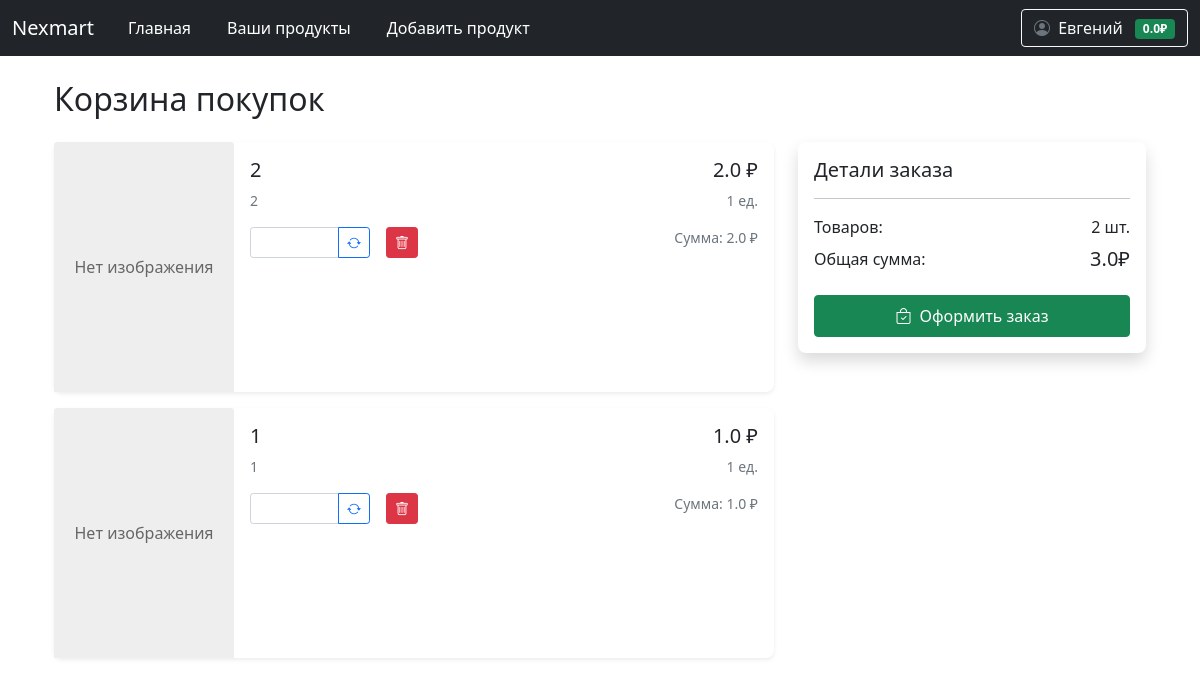
The app's page /user/cart (signed in), older data.
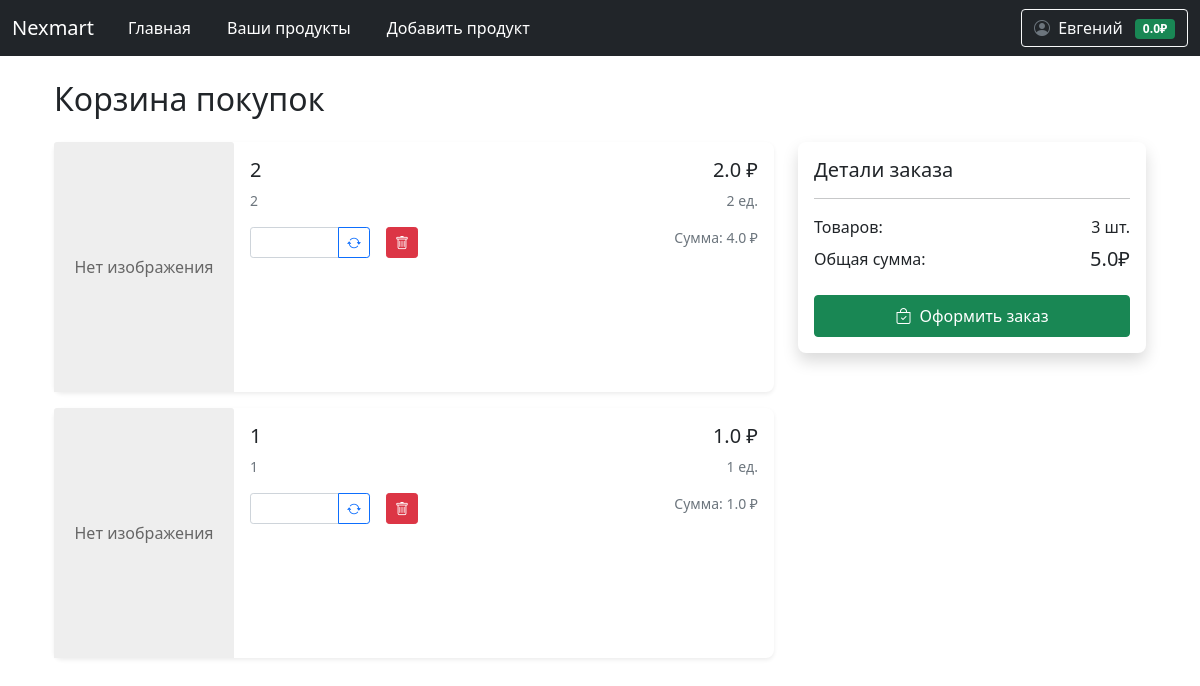
The same page, newer data.
### data/user.py (models this page shows, shortened)
class User(SqlAlchemyBase, UserMixin):
    __tablename__ = 'users'
    id = Column(Integer, primary_key=True, autoincrement=True)
    email = Column(String, unique=True, nullable=False)
    hashed_password = Column(String, nullable=False)
    surname = Column(String, nullable=False)
    name = Column(String, nullable=False)
    modified_date = Column(DateTime)
    balance = Column(Float, default=0.0, nullable=False)
    products = relationship("Product", back_populates="user")

### data/order.py (models this page shows)
class OrderItem(SqlAlchemyBase):
    __tablename__ = 'order_items'
    id = sqlalchemy.Column(sqlalchemy.Integer, primary_key=True, autoincrement=True)
    user_id = sqlalchemy.Column(sqlalchemy.Integer, sqlalchemy.ForeignKey("users.id"))
    product_id = sqlalchemy.Column(sqlalchemy.Integer, sqlalchemy.ForeignKey("products.id"))
    amount = sqlalchemy.Column(sqlalchemy.Integer, default=1)
    is_in_order = sqlalchemy.Column(sqlalchemy.Boolean, default=False)
    order_id = sqlalchemy.Column(sqlalchemy.Integer, sqlalchemy.ForeignKey("orders.id"), nullable=True)
    user = orm.relationship('User')
    product = orm.relationship('Product')
    order = orm.relationship('Order', back_populates='items')

### data/product.py (models this page shows)
class Product(SqlAlchemyBase):
    __tablename__ = 'products'
    id = sqlalchemy.Column(sqlalchemy.Integer, primary_key=True, autoincrement=True)
    name = sqlalchemy.Column(sqlalchemy.String, nullable=False)
    price = sqlalchemy.Column(sqlalchemy.Float, nullable=False)
    description = sqlalchemy.Column(sqlalchemy.Text)
    created_date = sqlalchemy.Column(sqlalchemy.DateTime, default=datetime.datetime.now)
    open = sqlalchemy.Column(sqlalchemy.Boolean)  # открыт ли продукт для общего доступа
    amount_available = sqlalchemy.Column(sqlalchemy.Integer)  # сколько есть продукта для продажи
    amount_sell = sqlalchemy.Column(sqlalchemy.Integer)  # сколько продано для статистики
    image = sqlalchemy.Column(sqlalchemy.String)
    user_id = sqlalchemy.Column(sqlalchemy.Integer, sqlalchemy.ForeignKey('users.id'))
    user = sqlalchemy.orm.relationship('User', back_populates='products')

### main.py (the view)
@app.route('/user/cart')
@login_required
def cart():
    db_sess = db_session.create_session()
    order_item = db_sess.query(OrderItem).filter(current_user.id == OrderItem.user_id).all()
    product_amount_sum = sum([i.amount for i in order_item])
    product_price_sum = sum([i.amount * i.product.price for i in order_item])
    return render_template('cart.html', products=order_item,
                           product_amount_sum=product_amount_sum, product_price_sum=product_price_sum)

### data/db_session.py (called while the page is built)
def create_session() -> Session:
    global __factory
    return __factory()

### main.py (called while the page is built)
@login_manager.user_loader
def load_user(user_id):
    db_sess = db_session.create_session()
    return db_sess.query(User).get(user_id)

### templates/cart.html (shortened to what this page needs)
{% extends "base.html" %}
{% block content %}
<div class="container">
    <h2 class="mb-4">Корзина покупок</h2>
    {% if products %}
    <div class="row mb-4">
        <div class="col-lg-8">
            {% for item in products %}
            <div class="card mb-3">
                <div class="row g-0">
                    <div class="col-md-3">
                        {% if item.product.image %}
                        <img src="{{ url_for('static', filename='upload/' + item.product.image) }}"
                             class="card-img-top product-image"
                             alt="{{ item.product.name }}">
                        {% else %}
                        <div class="card-img-top no-image">Нет изображения</div>
                        {% endif %}
                    </div>
                    <div class="col-md-6">
                        <div class="card-body">
                            <h5 class="card-title">{{ item.product.name }}</h5>
                            <p class="card-text text-muted small">{{ item.product.description|truncate(100) }}</p>
                            <div class="d-flex align-items-center">
                                <form method="POST" action="/user/cart/update/{{ item.product.id }}"
                                      class="me-3">
                                    <div class="input-group input-group-sm" style="width: 120px;">
                                        <input type="number"
                                               name="amount"
                                               class="form-control"
                                               value="{{ item.product.amount }}"
                                               min="1"
                                               max="{{ item.product.amount_available }}">
                                        <button type="submit" class="btn btn-outline-primary">
                                            <i class="bi bi-arrow-repeat"></i>
                                        </button>
                                    </div>
                                </form>
                                <form method="POST"
                                      action="">
                                    <a href="/user/cart/delete/{{item.id}}" class="btn btn-danger btn-sm">
                                        <i class="bi bi-trash"></i>
                                    </a>
                                </form>
                            </div>
                        </div>
                    </div>
                    <div class="col-md-3">
                        <div class="card-body text-end">
                            <p class="card-text h5">{{ item.product.price }} ₽</p>
                            <p class="text-muted small">{{item.amount}} ед.</p>
                            <p class="text-muted small">Сумма: {{ item.product.price * item.amount}} ₽</p>
                        </div>
                    </div>
                </div>
            </div>
            {% endfor %}
        </div>
        <div class="col-lg-4">
            <div class="card shadow">
                <div class="card-body">
                    <h5 class="card-title mb-3">Детали заказа</h5>
                    <hr>
                    <div class="d-flex justify-content-between mb-2">
                        <span>Товаров:</span>
                        <span>{{ product_amount_sum }} шт.</span>
                    </div>
                    <div class="d-flex justify-content-between mb-3">
                        <span>Общая сумма:</span>
                        <span class="h5">{{ product_price_sum }}₽</span>
                    </div>
                    <a href="/user/checkout" class="btn btn-success w-100 py-2">
                        <i class="bi bi-bag-check me-2"></i>Оформить заказ
                    </a>
                </div>
            </div>
        </div>
    </div>
    {% endif %}
</div>
{% endblock %}

### templates/base.html (shortened to what this page needs)
<!doctype html>
<html lang="ru">
<head>
                    <link href="https://cdn.jsdelivr.net/npm/bootstrap@5.0.2/dist/css/bootstrap.min.css" rel="stylesheet">
                    <link rel="stylesheet" href="https://cdn.jsdelivr.net/npm/bootstrap-icons@1.8.1/font/bootstrap-icons.css">
    <link rel="stylesheet" href="{{ url_for('static', filename='css/style.css') }}">
    <link rel="stylesheet" href="https://cdnjs.cloudflare.com/ajax/libs/font-awesome/6.5.1/css/all.min.css">
    <link rel="stylesheet" href="{{ url_for('static', filename='css/auth_styles.css') }}">
</head>
<body>
<header>
    <nav class="navbar navbar-expand-md navbar-dark bg-dark" aria-label="Fourth navbar example">
        <div class="container-fluid">
          <a class="navbar-brand" href="#">Nexmart</a>
          <div class="collapse navbar-collapse" id="navbarsExample04">
            <ul class="navbar-nav me-auto mb-2 mb-md-0">
              <li class="nav-item">
                <a class="nav-link active" aria-current="page" href="/">Главная</a>
              </li>
                {% if not current_user.is_authenticated %}
                <li class="nav-item">
                <a class="nav-link active" aria-current="page" href="/register"></a>
              </li>
                <li class="nav-item">
                <a class="nav-link active" aria-current="page" href="/login"></a>
              </li>
                {% else %}
                <li class="nav-item">
                <a class="nav-link active" href="/user/products">Ваши продукты</a>
              </li>
                <li class="nav-item">
                <a class="nav-link active" href="/user/products/add">Добавить продукт</a>
              </li>
                {% endif %}
            </ul>
            {% if current_user.is_authenticated %}
            <div class="d-flex align-items-center">
              <div class="dropdown">
                <button class="btn btn-outline-light dropdown-toggle" type="button" id="profileDropdown" data-bs-toggle="dropdown" aria-expanded="false">
                  <i class="bi bi-person-circle me-1"></i>
                  {{ current_user.name }}
                  <span class="badge bg-success ms-2">{{ current_user.balance }}₽</span>
                </button>
              </div>
            </div>
            {% else %}
            <div class="d-flex">
              <a href="/login" class="btn btn-outline-light me-2">Войти</a>
              <a href="/register" class="btn btn-success">Регистрация</a>
            </div>
            {% endif %}
          </div>
        </div>
      </nav>
</header>
<div class="container mt-4">
    {% block content %}{% endblock %}
</div>
</body>
</html>

### static/css/style.css (style rules this page uses)
.no-image { height: 250px; background: #eee; display: flex; align-items: center; justify-content: center; color: #666; }
.navbar-nav .nav-link { position: relative; transition: all 0.5s ease; margin: 0 10px; }
.navbar-nav .nav-link::after { content: ''; position: absolute; width: 0; height: 2px; bottom: 0; left: 50%; background-color: #90caf9; transition: all 0.3s ease; }
.dropdown-toggle { position: relative; transition: all 0.3s ease; }
.badge.bg-success { transition: all 0.3s ease; }
.card { border: none; border-radius: 0.5rem; box-shadow: 0 0.125rem 0.25rem rgba(0, 0, 0, 0.075); transition: all 0.3s ease; }
.bi-person-circle { color: #6c757d; transition: all 0.3s ease; }
.btn-success { transition: all 0.3s ease; }
.form-control { border-radius: 0.25rem; border: 1px solid #ced4da; transition: all 0.3s ease; }
.btn { position: relative; overflow: hidden; }
.btn::after { content: ''; position: absolute; top: 50%; left: 50%; width: 5px; height: 5px; background: rgba(255, 255, 255, 0.3); opacity: 0; border-radius: 50%; transform: scale(1, 1) translate(-50%, -50%); transform-origin: 50% 50%; }

Row changes from the older to the newer data that the page shows:
changed OrderItem (number 1 of 2 on the later page): amount "1" → "2"; item.product.price*item.amount "2.0" → "4.0"
Text that changed along with them:
{{ product_amount_sum }}: "2" → "3"
{{ product_price_sum }}: "3.0" → "5.0"
